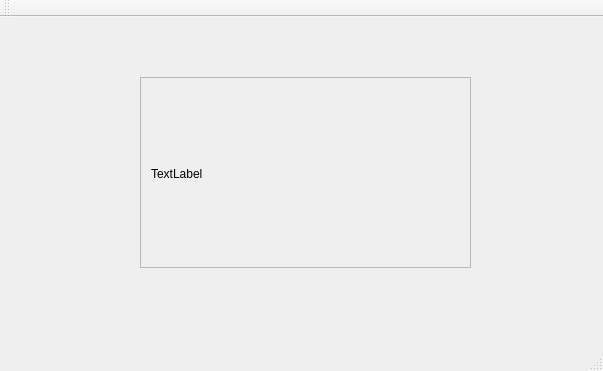
<?xml version="1.0" encoding="UTF-8"?>
<ui version="4.0">
 <class>MainWindow</class>
 <widget class="QMainWindow" name="MainWindow">
  <property name="geometry">
   <rect>
    <x>0</x>
    <y>0</y>
    <width>603</width>
    <height>371</height>
   </rect>
  </property>
  <property name="windowTitle">
   <string>MainWindow</string>
  </property>
  <widget class="QWidget" name="centralWidget">
   <widget class="QScrollArea" name="scrollArea">
    <property name="geometry">
     <rect>
      <x>140</x>
      <y>60</y>
      <width>331</width>
      <height>191</height>
     </rect>
    </property>
    <property name="widgetResizable">
     <bool>true</bool>
    </property>
    <widget class="QWidget" name="scrollAreaWidgetContents">
     <property name="geometry">
      <rect>
       <x>0</x>
       <y>0</y>
       <width>329</width>
       <height>189</height>
      </rect>
     </property>
     <widget class="QLabel" name="label">
      <property name="geometry">
       <rect>
        <x>10</x>
        <y>20</y>
        <width>301</width>
        <height>151</height>
       </rect>
      </property>
      <property name="text">
       <string>TextLabel</string>
      </property>
     </widget>
    </widget>
   </widget>
  </widget>
  <widget class="QMenuBar" name="menuBar">
   <property name="geometry">
    <rect>
     <x>0</x>
     <y>0</y>
     <width>603</width>
     <height>21</height>
    </rect>
   </property>
  </widget>
  <widget class="QToolBar" name="mainToolBar">
   <attribute name="toolBarArea">
    <enum>TopToolBarArea</enum>
   </attribute>
   <attribute name="toolBarBreak">
    <bool>false</bool>
   </attribute>
  </widget>
  <widget class="QStatusBar" name="statusBar"/>
 </widget>
 <layoutdefault spacing="6" margin="11"/>
 <resources/>
 <connections/>
</ui>
